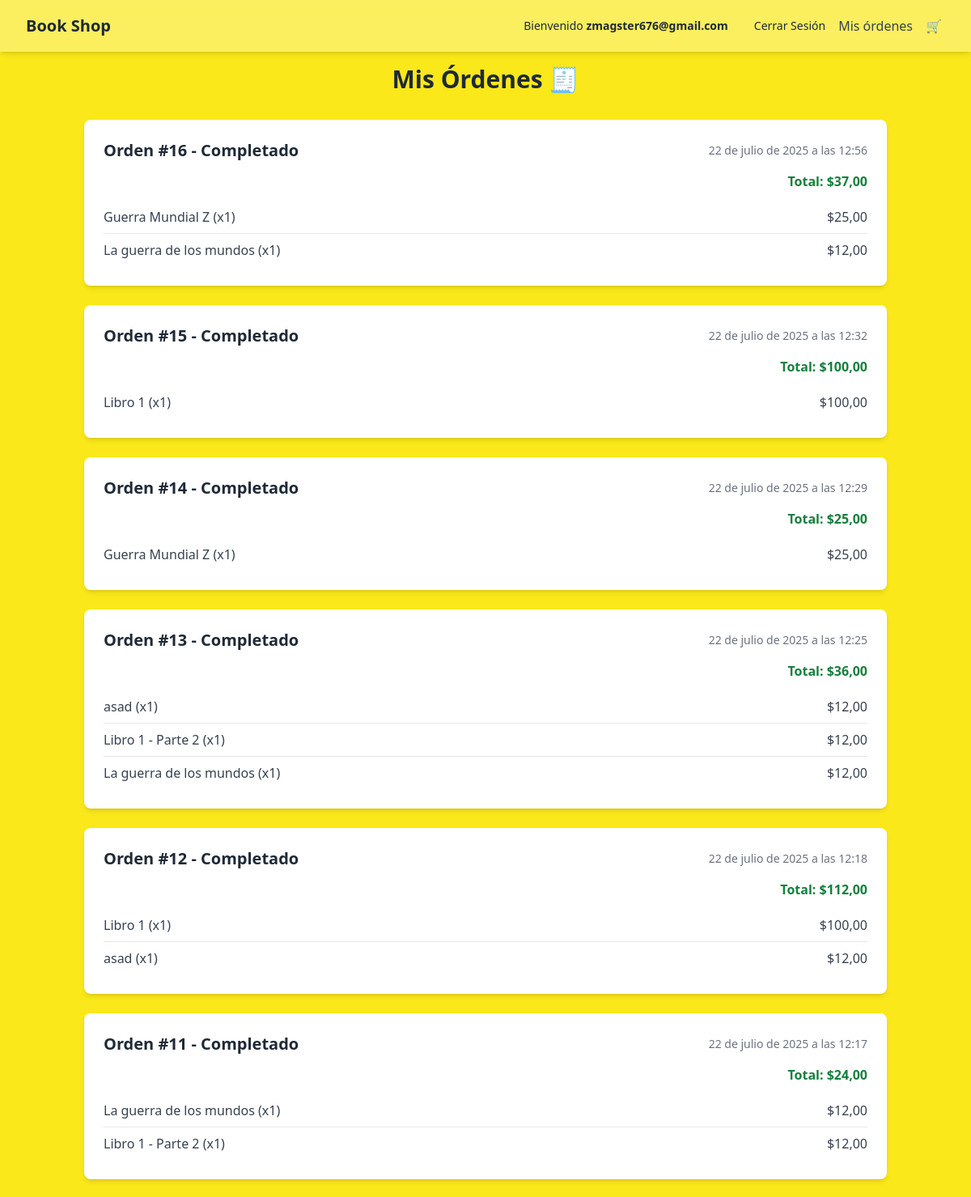
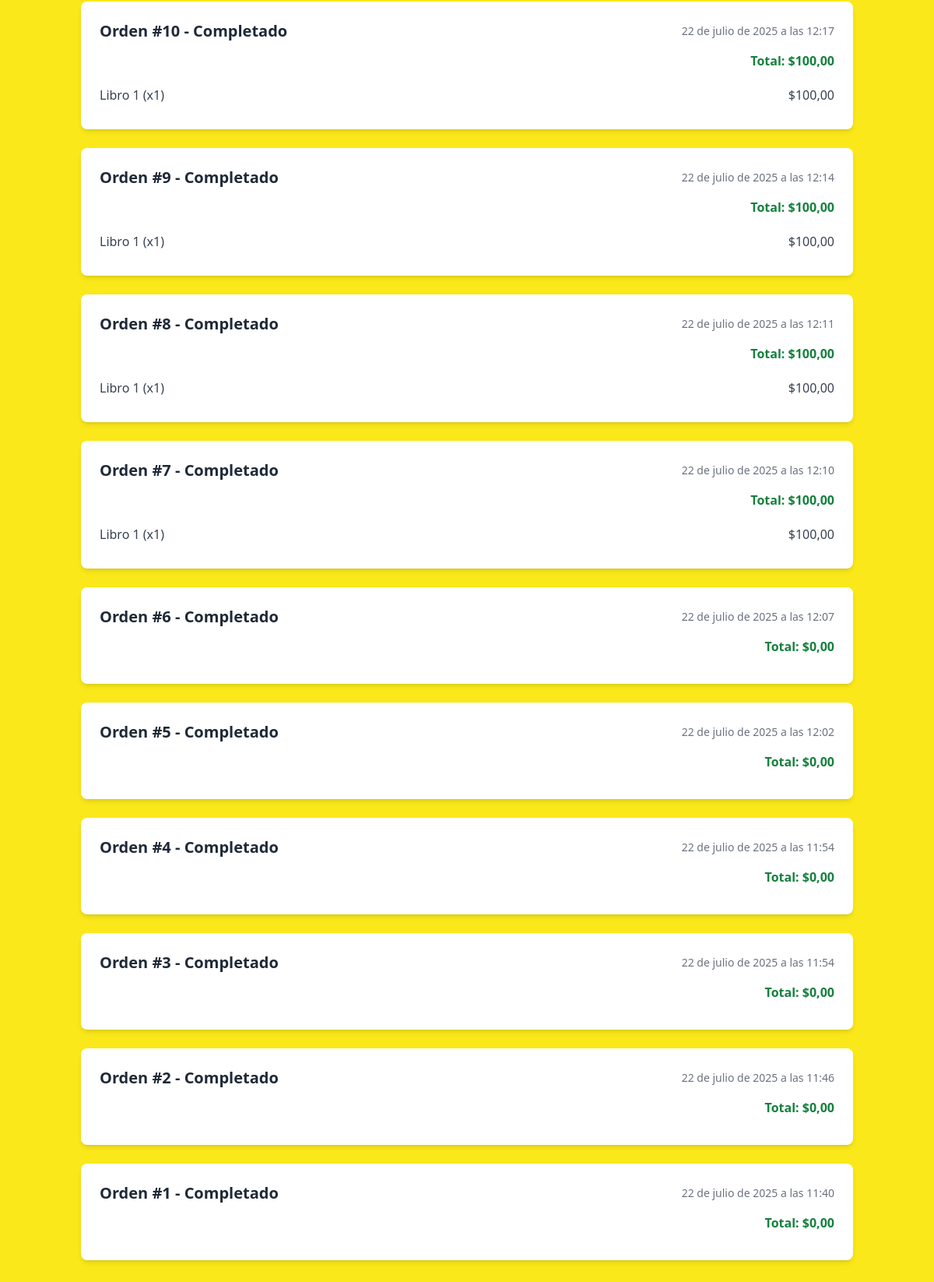
Screenshot of /store/my-orders/ (signed in) with the database file from the repository (2 pictures, top to bottom).
### store/models.py (models this page shows, shortened)
class Order(models.Model):
    user = models.ForeignKey(User, on_delete=models.SET_NULL, null=True, blank=True)  # Usuario que realiza la orden (puede quedar nulo si no está autenticado)
    created_at = models.DateTimeField(auto_now_add=True)  # Fecha de creación de la orden (automáticamente)
    status = models.CharField(max_length=10, choices=ORDER_STATUS, default='pending')  # Estado actual de la orden
    total = models.DecimalField(max_digits=10, decimal_places=2, default=0)  # Monto total de la orden

class OrderItem(models.Model):
    order = models.ForeignKey(Order, related_name='items', on_delete=models.CASCADE)  # Relación con la orden principal
    product = models.ForeignKey(Product, on_delete=models.CASCADE)  # Producto relacionado (desde productos app)
    quantity = models.PositiveIntegerField(default=1)  # Cantidad de ese producto comprado
    price = models.DecimalField(max_digits=10, decimal_places=2)  # Precio del producto en ese momento

### productos/models.py (models this page shows, shortened)
class Product(models.Model):
    PRODUCT_TYPES = [
        ('physical', 'Libro Físico'),
        ('ebook', 'Libro Digital'),
    ]
    name = models.CharField(max_length=200, verbose_name="Nombre")
    description = models.TextField(verbose_name="Descripción")
    price = models.DecimalField(max_digits=10, decimal_places=2, verbose_name="Precio")
    product_type = models.CharField(
        max_length=10,
        choices=PRODUCT_TYPES,
        default='physical',
        verbose_name="Tipo de producto"
    )
    category = models.ForeignKey(Category, on_delete=models.CASCADE, verbose_name="Categoría")
    stock = models.PositiveIntegerField(default=0, verbose_name="Stock")
    image = models.ImageField(upload_to='products/', blank=True, null=True, verbose_name="Imagen")
    image_url = models.URLField(blank=True, null=True)
    author = models.CharField(max_length=100, verbose_name="Autor")
    isbn = models.CharField(max_length=13,unique=True,validators=[RegexValidator(regex='^\d{13}$', message='El ISBN debe tener exactamente 13 dígitos.')],verbose_name="ISBN")
    publication_date = models.DateField(verbose_name="Fecha de publicación")
    created_at = models.DateTimeField(auto_now_add=True, verbose_name="Fecha de creación")
    updated_at = models.DateTimeField(auto_now=True, verbose_name="Fecha de actualización")
    class Meta:
        verbose_name = "Producto"
        verbose_name_plural = "Productos"

### store/views.py (the view)
# urls.py: path('my-orders/', views.my_orders, name='my_orders'),
@login_required  # Solo usuarios logueados pueden ver sus órdenes
def my_orders(request):
    orders = Order.objects.filter(user=request.user).order_by('-created_at')  # Obtiene las órdenes más recientes del usuario
    return render(request, 'store/my_orders.html', {'orders': orders})  # Renderiza el historial en una plantilla

### store/templates/store/my_orders.html (shortened to what this page needs)
{% extends "base.html" %}
{% block body_attributes %}
  class="bg-gray-100 font-sans"
{% endblock %}
{% block content %}
    <div class="max-w-5xl mx-auto px-4 py-20">
        <h1 class="text-3xl font-bold text-center text-gray-800 mb-8">Mis Órdenes 🧾</h1>
        {% if orders %}
            {% for order in orders %}
                <div class="bg-white shadow-md rounded-lg mb-6 p-6">
                    <div class="flex justify-between items-center mb-3">
                        <h3 class="text-xl font-semibold text-gray-800">
                            Orden #{{ order.id }} - {{ order.get_status_display }}
                        </h3>
                        <span class="text-sm text-gray-500">{{ order.created_at }}</span>
                    </div>
                    <p class="text-right font-bold text-green-700 mb-3">Total: ${{ order.total }}</p>
                    <ul class="divide-y divide-gray-200">
                        {% for item in order.items.all %}
                        <li class="py-2 flex justify-between text-gray-700">
                            <span>{{ item.product.name }} (x{{ item.quantity }})</span>
                            <span>${{ item.price }}</span>
                        </li>
                        {% endfor %}
                    </ul>
                </div>
            {% endfor %}
        {% else %}
            <p class="text-center text-gray-600">No tienes órdenes registradas.</p>
        {% endif %}
    </div>
{%endblock%}

### templates/base.html (shortened to what this page needs)
{% load static %}
{% load i18n %}
<!DOCTYPE html>
<html lang="es">
<head>
  <script src="https://cdn.tailwindcss.com"></script>
</head>
<body {% block body_attributes %}class="bg-gray-50 p-10" data-authenticated="{{ user.is_authenticated }}"{% endblock %}>
    <header class="fixed top-0 left-0 w-full z-50 bg-blur text-gray-800 shadow-md">
        <div class="max-w-7xl mx-auto px-4 sm:px-6 lg:px-8">
            <div class="flex justify-between items-center h-16">
            <div class="flex items-center space-x-6">
                <a href="/productos/" class="text-xl font-bold hover:text-indigo-300 transition">
                Book Shop
                </a>
            </div>
            <div class="flex items-center space-x-4">
                {% if user.is_authenticated %}
                <span class="hidden sm:inline text-sm">{% trans "Bienvenido" %} <strong>{{ user.username }}</strong></span>
                <a href="{% url 'account_logout' %}" class="text-sm hover:text-red-400 transition">
                    {% trans "Cerrar Sesión" %}
                </a>
                {% endif %}
                <a href="/store/my-orders/" class="text-gray-700 hover:text-blue-600 font-medium">Mis órdenes</a>
                <a href="/store/cart/" title="Ver carrito" class="relative text-gray-700 hover:text-blue-600 font-medium">
                    🛒
                </a>
            </div>
            </div>
        </div>
</header>
{% block content %} {% endblock %}
</body>

### rows the page displays
Order: id "16", status "Completado", created_at "22 de julio de 2025 a las 12:56", total "37,00"
OrderItem: product.name "Guerra Mundial Z", quantity "1", price "25,00"
OrderItem: product.name "La guerra de los mundos", quantity "1", price "12,00"
Order: id "15", status "Completado", created_at "22 de julio de 2025 a las 12:32", total "100,00"
OrderItem: product.name "Libro 1", quantity "1", price "100,00"
Order: id "14", status "Completado", created_at "22 de julio de 2025 a las 12:29", total "25,00"
OrderItem: product.name "Guerra Mundial Z", quantity "1", price "25,00"
Order: id "13", status "Completado", created_at "22 de julio de 2025 a las 12:25", total "36,00"
OrderItem: product.name "asad", quantity "1", price "12,00"
OrderItem: product.name "Libro 1 - Parte 2", quantity "1", price "12,00"
OrderItem: product.name "La guerra de los mundos", quantity "1", price "12,00"
Order: id "12", status "Completado", created_at "22 de julio de 2025 a las 12:18", total "112,00"
OrderItem: product.name "Libro 1", quantity "1", price "100,00"
OrderItem: product.name "asad", quantity "1", price "12,00"
Order: id "11", status "Completado", created_at "22 de julio de 2025 a las 12:17", total "24,00"
OrderItem: product.name "La guerra de los mundos", quantity "1", price "12,00"
OrderItem: product.name "Libro 1 - Parte 2", quantity "1", price "12,00"
Order: id "10", status "Completado", created_at "22 de julio de 2025 a las 12:17", total "100,00"
OrderItem: product.name "Libro 1", quantity "1", price "100,00"
Order: id "9", status "Completado", created_at "22 de julio de 2025 a las 12:14", total "100,00"
OrderItem: product.name "Libro 1", quantity "1", price "100,00"
Order: id "8", status "Completado", created_at "22 de julio de 2025 a las 12:11", total "100,00"
OrderItem: product.name "Libro 1", quantity "1", price "100,00"
Order: id "7", status "Completado", created_at "22 de julio de 2025 a las 12:10", total "100,00"
OrderItem: product.name "Libro 1", quantity "1", price "100,00"
Order: id "6", status "Completado", created_at "22 de julio de 2025 a las 12:07", total "0,00"
Order: id "5", status "Completado", created_at "22 de julio de 2025 a las 12:02", total "0,00"
Order: id "4", status "Completado", created_at "22 de julio de 2025 a las 11:54", total "0,00"
Order: id "3", status "Completado", created_at "22 de julio de 2025 a las 11:54", total "0,00"
Order: id "2", status "Completado", created_at "22 de julio de 2025 a las 11:46", total "0,00"
Order: id "1", status "Completado", created_at "22 de julio de 2025 a las 11:40", total "0,00"

### other values shown
{{ user.username }} "zmagster676@gmail.com"
